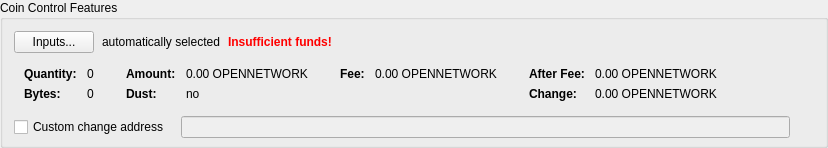
    <widget class="QGroupBox" name="groupBoxCoinControl">
     <property name="title">
      <string>Coin Control Features</string>
     </property>
     <layout class="QVBoxLayout" name="verticalLayout_4">
      <property name="bottomMargin">
       <number>6</number>
      </property>
      <item>
       <layout class="QVBoxLayout" name="verticalLayoutCoinControl" stretch="0,0,0,1">
        <property name="spacing">
         <number>0</number>
        </property>
        <property name="leftMargin">
         <number>0</number>
        </property>
        <property name="topMargin">
         <number>0</number>
        </property>
        <item>
         <layout class="QHBoxLayout" name="horizontalLayoutCoinControl2" stretch="0,0,0,0">
          <property name="spacing">
           <number>8</number>
          </property>
          <property name="bottomMargin">
           <number>10</number>
          </property>
          <item>
           <widget class="QPushButton" name="pushButtonCoinControl">
            <property name="styleSheet">
             <string notr="true"/>
            </property>
            <property name="text">
             <string>Inputs...</string>
            </property>
            <property name="autoDefault">
             <bool>false</bool>
            </property>
           </widget>
          </item>
          <item>
           <widget class="QLabel" name="labelCoinControlAutomaticallySelected">
            <property name="text">
             <string>automatically selected</string>
            </property>
            <property name="margin">
             <number>5</number>
            </property>
           </widget>
          </item>
          <item>
           <widget class="QLabel" name="labelCoinControlInsuffFunds">
            <property name="font">
             <font>
              <weight>75</weight>
              <bold>true</bold>
             </font>
            </property>
            <property name="styleSheet">
             <string notr="true">color:red;font-weight:bold;</string>
            </property>
            <property name="text">
             <string>Insufficient funds!</string>
            </property>
            <property name="margin">
             <number>5</number>
            </property>
           </widget>
          </item>
          <item>
           <spacer name="horizontalSpacerCoinControl">
            <property name="orientation">
             <enum>Qt::Horizontal</enum>
            </property>
            <property name="sizeHint" stdset="0">
             <size>
              <width>40</width>
              <height>1</height>
             </size>
            </property>
           </spacer>
          </item>
         </layout>
        </item>
        <item>
         <widget class="QWidget" name="widgetCoinControl" native="true">
          <property name="sizePolicy">
           <sizepolicy hsizetype="Preferred" vsizetype="Preferred">
            <horstretch>0</horstretch>
            <verstretch>0</verstretch>
           </sizepolicy>
          </property>
          <property name="minimumSize">
           <size>
            <width>0</width>
            <height>0</height>
           </size>
          </property>
          <property name="styleSheet">
           <string notr="true"/>
          </property>
          <layout class="QHBoxLayout" name="horizontalLayoutCoinControl5">
           <property name="leftMargin">
            <number>0</number>
           </property>
           <property name="topMargin">
            <number>0</number>
           </property>
           <property name="rightMargin">
            <number>0</number>
           </property>
           <property name="bottomMargin">
            <number>0</number>
           </property>
           <item>
            <layout class="QHBoxLayout" name="horizontalLayoutCoinControl3" stretch="0,0,0,1">
             <property name="spacing">
              <number>20</number>
             </property>
             <property name="topMargin">
              <number>0</number>
             </property>
             <property name="bottomMargin">
              <number>10</number>
             </property>
             <item>
              <layout class="QFormLayout" name="formLayoutCoinControl1">
               <property name="horizontalSpacing">
                <number>10</number>
               </property>
               <property name="verticalSpacing">
                <number>6</number>
               </property>
               <property name="leftMargin">
                <number>10</number>
               </property>
               <property name="topMargin">
                <number>4</number>
               </property>
               <property name="rightMargin">
                <number>6</number>
               </property>
               <item row="0" column="0">
                <widget class="QLabel" name="labelCoinControlQuantityText">
                 <property name="font">
                  <font>
                   <weight>75</weight>
                   <bold>true</bold>
                  </font>
                 </property>
                 <property name="text">
                  <string>Quantity:</string>
                 </property>
                 <property name="margin">
                  <number>0</number>
                 </property>
                </widget>
               </item>
               <item row="0" column="1">
                <widget class="QLabel" name="labelCoinControlQuantity">
                 <property name="cursor">
                  <cursorShape>IBeamCursor</cursorShape>
                 </property>
                 <property name="contextMenuPolicy">
                  <enum>Qt::ActionsContextMenu</enum>
                 </property>
                 <property name="text">
                  <string notr="true">0</string>
                 </property>
                 <property name="margin">
                  <number>0</number>
                 </property>
                 <property name="textInteractionFlags">
                  <set>Qt::LinksAccessibleByMouse|Qt::TextSelectableByKeyboard|Qt::TextSelectableByMouse</set>
                 </property>
                </widget>
               </item>
               <item row="1" column="0">
                <widget class="QLabel" name="labelCoinControlBytesText">
                 <property name="font">
                  <font>
                   <weight>75</weight>
                   <bold>true</bold>
                  </font>
                 </property>
                 <property name="text">
                  <string>Bytes:</string>
                 </property>
                </widget>
               </item>
               <item row="1" column="1">
                <widget class="QLabel" name="labelCoinControlBytes">
                 <property name="cursor">
                  <cursorShape>IBeamCursor</cursorShape>
                 </property>
                 <property name="contextMenuPolicy">
                  <enum>Qt::ActionsContextMenu</enum>
                 </property>
                 <property name="text">
                  <string notr="true">0</string>
                 </property>
                 <property name="textInteractionFlags">
                  <set>Qt::LinksAccessibleByMouse|Qt::TextSelectableByKeyboard|Qt::TextSelectableByMouse</set>
                 </property>
                </widget>
               </item>
              </layout>
             </item>
             <item>
              <layout class="QFormLayout" name="formLayoutCoinControl2">
               <property name="horizontalSpacing">
                <number>10</number>
               </property>
               <property name="verticalSpacing">
                <number>6</number>
               </property>
               <property name="leftMargin">
                <number>6</number>
               </property>
               <property name="topMargin">
                <number>4</number>
               </property>
               <property name="rightMargin">
                <number>6</number>
               </property>
               <item row="0" column="0">
                <widget class="QLabel" name="labelCoinControlAmountText">
                 <property name="font">
                  <font>
                   <weight>75</weight>
                   <bold>true</bold>
                  </font>
                 </property>
                 <property name="text">
                  <string>Amount:</string>
                 </property>
                 <property name="margin">
                  <number>0</number>
                 </property>
                </widget>
               </item>
               <item row="0" column="1">
                <widget class="QLabel" name="labelCoinControlAmount">
                 <property name="cursor">
                  <cursorShape>IBeamCursor</cursorShape>
                 </property>
                 <property name="contextMenuPolicy">
                  <enum>Qt::ActionsContextMenu</enum>
                 </property>
                 <property name="text">
                  <string notr="true">0.00 OPENNETWORK</string>
                 </property>
                 <property name="textInteractionFlags">
                  <set>Qt::LinksAccessibleByMouse|Qt::TextSelectableByKeyboard|Qt::TextSelectableByMouse</set>
                 </property>
                </widget>
               </item>
               <item row="1" column="0">
                <widget class="QLabel" name="labelCoinControlLowOutputText">
                 <property name="font">
                  <font>
                   <weight>75</weight>
                   <bold>true</bold>
                  </font>
                 </property>
                 <property name="text">
                  <string>Dust:</string>
                 </property>
                </widget>
               </item>
               <item row="1" column="1">
                <widget class="QLabel" name="labelCoinControlLowOutput">
                 <property name="cursor">
                  <cursorShape>IBeamCursor</cursorShape>
                 </property>
                 <property name="contextMenuPolicy">
                  <enum>Qt::ActionsContextMenu</enum>
                 </property>
                 <property name="text">
                  <string notr="true">no</string>
                 </property>
                 <property name="textInteractionFlags">
                  <set>Qt::LinksAccessibleByMouse|Qt::TextSelectableByKeyboard|Qt::TextSelectableByMouse</set>
                 </property>
                </widget>
               </item>
              </layout>
             </item>
             <item>
              <layout class="QFormLayout" name="formLayoutCoinControl3">
               <property name="horizontalSpacing">
                <number>10</number>
               </property>
               <property name="verticalSpacing">
                <number>6</number>
               </property>
               <property name="leftMargin">
                <number>6</number>
               </property>
               <property name="topMargin">
                <number>4</number>
               </property>
               <property name="rightMargin">
                <number>6</number>
               </property>
               <item row="0" column="0">
                <widget class="QLabel" name="labelCoinControlFeeText">
                 <property name="font">
                  <font>
                   <weight>75</weight>
                   <bold>true</bold>
                  </font>
                 </property>
                 <property name="text">
                  <string>Fee:</string>
                 </property>
                 <property name="margin">
                  <number>0</number>
                 </property>
                </widget>
               </item>
               <item row="0" column="1">
                <widget class="QLabel" name="labelCoinControlFee">
                 <property name="cursor">
                  <cursorShape>IBeamCursor</cursorShape>
                 </property>
                 <property name="contextMenuPolicy">
                  <enum>Qt::ActionsContextMenu</enum>
                 </property>
                 <property name="text">
                  <string notr="true">0.00 OPENNETWORK</string>
                 </property>
                 <property name="textInteractionFlags">
                  <set>Qt::LinksAccessibleByMouse|Qt::TextSelectableByKeyboard|Qt::TextSelectableByMouse</set>
                 </property>
                </widget>
               </item>
              </layout>
             </item>
             <item>
              <layout class="QFormLayout" name="formLayoutCoinControl4">
               <property name="horizontalSpacing">
                <number>10</number>
               </property>
               <property name="verticalSpacing">
                <number>6</number>
               </property>
               <property name="leftMargin">
                <number>6</number>
               </property>
               <property name="topMargin">
                <number>4</number>
               </property>
               <property name="rightMargin">
                <number>6</number>
               </property>
               <item row="0" column="0">
                <widget class="QLabel" name="labelCoinControlAfterFeeText">
                 <property name="font">
                  <font>
                   <weight>75</weight>
                   <bold>true</bold>
                  </font>
                 </property>
                 <property name="text">
                  <string>After Fee:</string>
                 </property>
                 <property name="margin">
                  <number>0</number>
                 </property>
                </widget>
               </item>
               <item row="0" column="1">
                <widget class="QLabel" name="labelCoinControlAfterFee">
                 <property name="cursor">
                  <cursorShape>IBeamCursor</cursorShape>
                 </property>
                 <property name="contextMenuPolicy">
                  <enum>Qt::ActionsContextMenu</enum>
                 </property>
                 <property name="text">
                  <string notr="true">0.00 OPENNETWORK</string>
                 </property>
                 <property name="textInteractionFlags">
                  <set>Qt::LinksAccessibleByMouse|Qt::TextSelectableByKeyboard|Qt::TextSelectableByMouse</set>
                 </property>
                </widget>
               </item>
               <item row="1" column="0">
                <widget class="QLabel" name="labelCoinControlChangeText">
                 <property name="font">
                  <font>
                   <weight>75</weight>
                   <bold>true</bold>
                  </font>
                 </property>
                 <property name="text">
                  <string>Change:</string>
                 </property>
                </widget>
               </item>
               <item row="1" column="1">
                <widget class="QLabel" name="labelCoinControlChange">
                 <property name="cursor">
                  <cursorShape>IBeamCursor</cursorShape>
                 </property>
                 <property name="contextMenuPolicy">
                  <enum>Qt::ActionsContextMenu</enum>
                 </property>
                 <property name="text">
                  <string notr="true">0.00 OPENNETWORK</string>
                 </property>
                 <property name="textInteractionFlags">
                  <set>Qt::LinksAccessibleByMouse|Qt::TextSelectableByKeyboard|Qt::TextSelectableByMouse</set>
                 </property>
                </widget>
               </item>
              </layout>
             </item>
            </layout>
           </item>
          </layout>
         </widget>
        </item>
        <item>
         <layout class="QHBoxLayout" name="horizontalLayoutCoinControl4" stretch="0,0,0">
          <property name="spacing">
           <number>12</number>
          </property>
          <property name="sizeConstraint">
           <enum>QLayout::SetDefaultConstraint</enum>
          </property>
          <property name="topMargin">
           <number>5</number>
          </property>
          <property name="rightMargin">
           <number>5</number>
          </property>
          <item>
           <widget class="QCheckBox" name="checkBoxCoinControlChange">
            <property name="toolTip">
             <string>If this is activated, but the change address is empty or invalid, change will be sent to a newly generated address.</string>
            </property>
            <property name="text">
             <string>Custom change address</string>
            </property>
           </widget>
          </item>
          <item>
           <widget class="QValidatedLineEdit" name="lineEditCoinControlChange">
            <property name="enabled">
             <bool>false</bool>
            </property>
            <property name="sizePolicy">
             <sizepolicy hsizetype="Expanding" vsizetype="Fixed">
              <horstretch>0</horstretch>
              <verstretch>0</verstretch>
             </sizepolicy>
            </property>
           </widget>
          </item>
          <item>
           <widget class="QLabel" name="labelCoinControlChangeLabel">
            <property name="sizePolicy">
             <sizepolicy hsizetype="Preferred" vsizetype="Expanding">
              <horstretch>0</horstretch>
              <verstretch>0</verstretch>
             </sizepolicy>
            </property>
            <property name="minimumSize">
             <size>
              <width>0</width>
              <height>0</height>
             </size>
            </property>
            <property name="text">
             <string/>
            </property>
            <property name="margin">
             <number>3</number>
            </property>
           </widget>
          </item>
         </layout>
        </item>
        <item>
         <spacer name="verticalSpacerCoinControl">
          <property name="orientation">
           <enum>Qt::Vertical</enum>
          </property>
          <property name="sizeHint" stdset="0">
           <size>
            <width>800</width>
            <height>1</height>
           </size>
          </property>
         </spacer>
        </item>
       </layout>
      </item>
     </layout>
    </widget>
